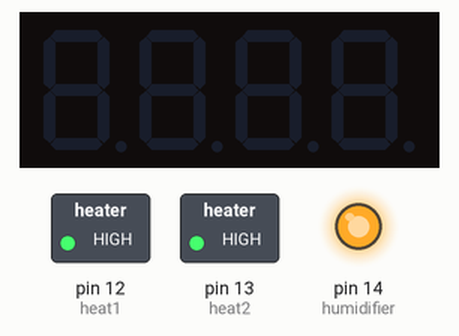
This program was run on a simulated MicroPython board. On the bench: 4-digit seven-segment display, switched loads named in the program (green lamp = pin HIGH), output pins drawn as LEDs (lit = HIGH). Library files of the repository ran but are not shown: tm1637.py; pins used as bus, display or sensor lines are not drawn. At 0.0 s the program stops and its outputs stay as they are.

Above: at 0.1 s.
Timing chart, 0 to 1.5 s (numbered marks = the images above):
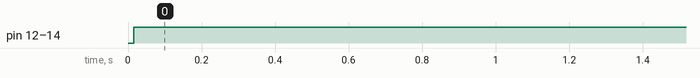

The program:

hardware.py
```python
import dht
import ds18x20
import machine
import onewire
import tm1637

W1_PIN_0 = 4
W1_PIN_1 = 0
DHT_PIN_0 = 2

RELAY_HEAT1_PIN = 12
RELAY_HEAT2_PIN = 13
RELAY_HUMID_PIN = 14

DISPLAY_CLK_PIN = 5
DISPLAY_DIO_PIN = 4

# w1_0 = onewire.OneWire(machine.Pin(W1_PIN_0))
w1_1 = onewire.OneWire(machine.Pin(W1_PIN_1))
# ds_0 = ds18x20.DS18X20(w1_0)
ds_1 = ds18x20.DS18X20(w1_1)
dht_0 = dht.DHT22(machine.Pin(DHT_PIN_0))

sensors_ds = [ds_1]
sensors_dht = [dht_0]

heat1 = machine.Pin(RELAY_HEAT1_PIN, machine.Pin.OUT, value=1)
heat2 = machine.Pin(RELAY_HEAT2_PIN, machine.Pin.OUT, value=1)
humidifier = machine.Pin(RELAY_HUMID_PIN, machine.Pin.OUT, value=1)

relays = {
    'heat1': heat1,
    'heat2': heat2,
    'humidifier': humidifier,
}

display = tm1637.TM1637Decimal(clk=machine.Pin(DISPLAY_CLK_PIN),
                               dio=machine.Pin(DISPLAY_DIO_PIN))
```

Measured:
- by itself, pin 12 (heat1), pin 13 (heat2), pin 14 (humidifier): LOW → HIGH at 0.02 s
